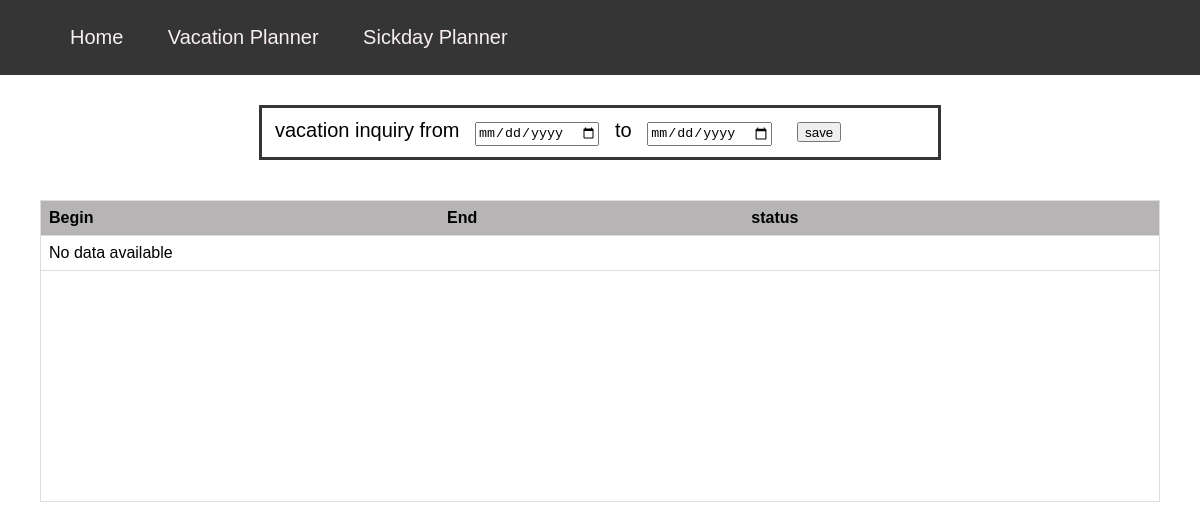
Before: /vacation.php with the older database file.
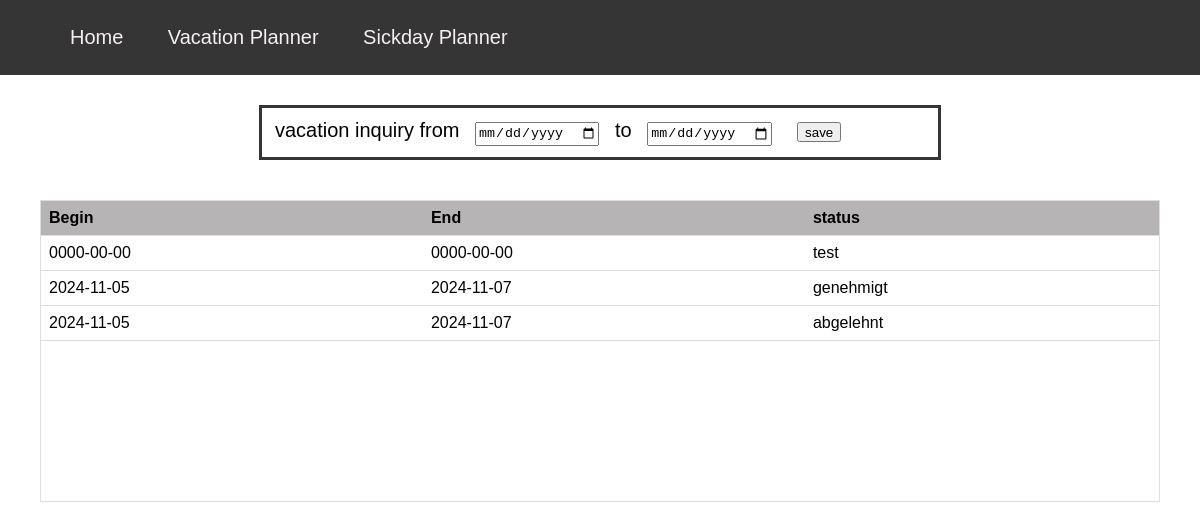
After: the same page with the newer database file.
### tables this page shows
CREATE TABLE `vacation` (
  `index` int(11) NOT NULL,
  `begin` date NOT NULL,
  `end` date NOT NULL,
  `status` varchar(30) NOT NULL
);

### vacation.php (the view, shortened to what this page needs)
<!DOCTYPE html>
<html lang="en">
<head>
    <link rel="stylesheet" href="main.css">
</head>
<body>
    <nav class="navigation">
        <div class="navlist">
            <ul>
                <li class="navelement"><a href="home.php" class="navlink">Home</a></li>
                <li class="navelement"><a href="vacation.php" class="navlink">Vacation Planner</a> </li>
                <li class="navelement"><a href="sickdays.html" class="navlink">Sickday Planner</a></li>
            </ul>
        </div>
    </nav>
    <main>
        <div class="vacationbox">
        <form action="<?php echo htmlspecialchars($_SERVER["PHP_SELF"]);?>" method="POST" class="vacationform">
                vacation inquiry from  <input type="date" name="begin" class="vacainput" required>
                to  <input type="date" name="end" class="vacainput" required>
                <input type="submit" value="save" class="vacainput">
            </form>
        </div>
        <div class="table-container">
            <table>
                <thead>
                    <tr>
                        <th>Begin</th>
                        <th>End</th>
                        <th>status</th>
                    </tr>
                </thead>
                <tbody>
                    <?php
                    $servername = "localhost";
                    $username = "root";
                    $password = "";
                    $dbname = "time_management";
                    $conn = new mysqli($servername, $username, $password, $dbname);
                    $sql = "SELECT * FROM vacation ORDER BY begin";
                    $result = $conn->query($sql);
                    if ($result->num_rows > 0) {
                        while($row = $result->fetch_assoc()) {
                            echo "<tr>";
                            echo "<td>" . $row["begin"] . "</td>";
                            echo "<td>" . $row["end"] . "</td>";
                            echo "<td>" . $row["status"] . "</td>";
                            echo "</tr>";
                        }
                    } else {
                        echo "<tr><td colspan='6'>No data available</td></tr>";
                    }
                    ?>
                </tbody>
            </table>
        </div>
    </main>
</body>
</html>

Changed rows visible on the page:
added vacation: begin "0000-00-00", end "0000-00-00", status "test"
added vacation: begin "2024-11-05", end "2024-11-07", status "genehmigt"
added vacation: begin "2024-11-05", end "2024-11-07", status "abgelehnt"
Other visible differences:
text no longer shown: "No data available"
